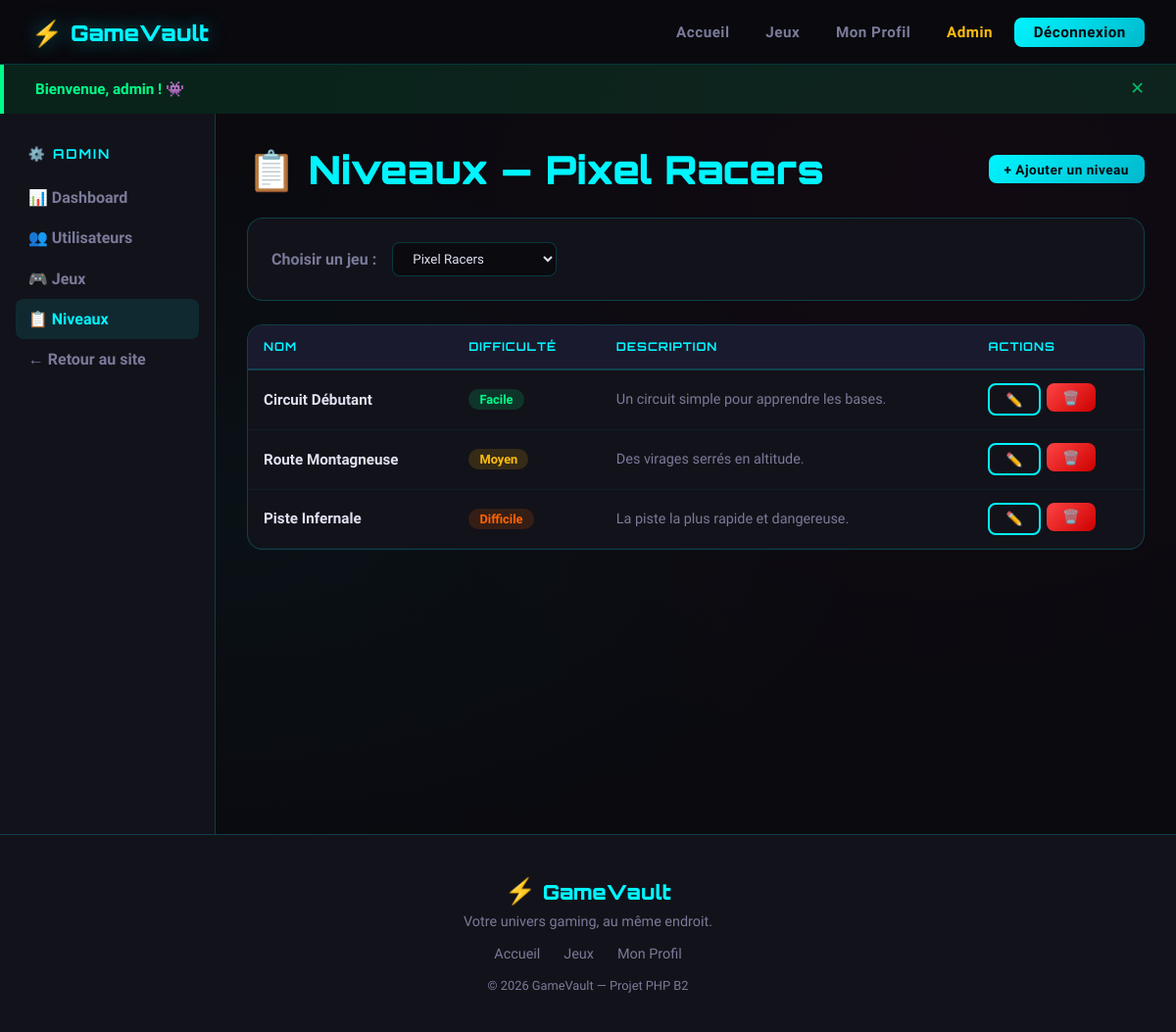
The app's page /admin/levels.php?game_id=2 (signed in) with its own data.
### tables this page shows
CREATE TABLE IF NOT EXISTS games (
    id INT AUTO_INCREMENT PRIMARY KEY,
    name VARCHAR(100) NOT NULL,
    type VARCHAR(50) NOT NULL,
    description TEXT,
    image VARCHAR(255) DEFAULT NULL,
    release_year INT,
    developer VARCHAR(100),
    created_at DATETIME DEFAULT CURRENT_TIMESTAMP
);

CREATE TABLE IF NOT EXISTS levels (
    id INT AUTO_INCREMENT PRIMARY KEY,
    game_id INT NOT NULL,
    name VARCHAR(100) NOT NULL,
    difficulty ENUM('Facile', 'Moyen', 'Difficile', 'Expert') DEFAULT 'Moyen',
    description TEXT,
    FOREIGN KEY (game_id) REFERENCES games(id) ON DELETE CASCADE
);

### includes/config.php (called while the page is built, shortened)
<?php
function e(string $str): string {
    return htmlspecialchars($str, ENT_QUOTES, 'UTF-8');
}

### admin/levels.php (the view, shortened to what this page needs)
<?php
require_once __DIR__ . '/../includes/config.php';
$db = getDB();
$gameId = (int)($_GET['game_id'] ?? 0);
$game = null;
if ($gameId) {
    $stmt = $db->prepare("SELECT * FROM games WHERE id = ?");
    $stmt->execute([$gameId]);
    $game = $stmt->fetch();
}
$allGames = $db->query("SELECT id, name FROM games ORDER BY name")->fetchAll();
$levels = [];
if ($gameId) {
    $stmt = $db->prepare("SELECT * FROM levels WHERE game_id = ? ORDER BY FIELD(difficulty,'Facile','Moyen','Difficile','Expert')");
    $stmt->execute([$gameId]);
    $levels = $stmt->fetchAll();
}
include '../includes/header.php';
?>
<div class="admin-layout">
    <?php include 'sidebar.php'; ?>
    <div class="admin-content">
        <div class="flex-between mb-3">
            <h1 style="font-family:'Orbitron',monospace;color:var(--primary)">
                📋 Niveaux <?= $game ? '— ' . e($game['name']) : '' ?>
            </h1>
            <?php if ($gameId): ?>
            <a href="?action=add&game_id=<?= $gameId ?>" class="btn btn-primary btn-sm">+ Ajouter un niveau</a>
            <?php endif; ?>
        </div>
        <div class="card" style="margin-bottom:1.5rem;display:flex;align-items:center;gap:1rem;flex-wrap:wrap">
            <label style="color:var(--text-muted);font-weight:600">Choisir un jeu :</label>
            <select onchange="location.href='?game_id='+this.value"
                    style="background:var(--bg-dark);border:1px solid var(--border);color:var(--text);padding:0.5rem 1rem;border-radius:8px;font-family:'Rajdhani',sans-serif">
                <?php foreach ($allGames as $g): ?>
                    <option value="<?= $g['id'] ?>" <?= $gameId === (int)$g['id'] ? 'selected' : '' ?>><?= e($g['name']) ?></option>
                <?php endforeach; ?>
            </select>
        </div>
        <?php if ($gameId && !empty($levels)): ?>
        <div class="card" style="padding:0;overflow:hidden">
            <table>
                <thead><tr><th>Nom</th><th>Difficulté</th><th>Description</th><th>Actions</th></tr></thead>
                <tbody>
                <?php foreach ($levels as $lvl): ?>
                <tr>
                    <td><strong><?= e($lvl['name']) ?></strong></td>
                    <td><span class="difficulty diff-<?= e($lvl['difficulty']) ?>"><?= e($lvl['difficulty']) ?></span></td>
                    <td style="color:var(--text-muted);font-size:0.9rem"><?= e($lvl['description']) ?></td>
                    <td>
                        <div style="display:flex;gap:0.4rem">
                            <a href="?action=edit&id=<?= $lvl['id'] ?>&game_id=<?= $gameId ?>" class="btn btn-sm btn-secondary">✏️</a>
                            <form method="POST" style="display:inline">
                                <button type="submit" class="btn btn-sm btn-danger"
                                        data-confirm="Supprimer ce niveau ?">🗑️</button>
                            </form>
                        </div>
                    </td>
                </tr>
                <?php endforeach; ?>
                </tbody>
            </table>
        </div>
        <?php elseif ($gameId): ?>
            <div class="card text-center" style="color:var(--text-muted)">Aucun niveau pour ce jeu.</div>
        <?php endif; ?>
    </div>
</div>
<?php include '../includes/footer.php'; ?>

### css/style.css (style rules this page uses)
:root { --primary: #00f5ff; --primary-dark: #00b8cc; --secondary: #ff006e; --accent: #ffbe0b; --bg-dark: #0a0a0f; --bg-card: #12121a; --bg-card2: #1a1a2e; --border: rgba(0, 245, 255, 0.2); --text: #e0e0f0; --text-muted: #7a7a9a; --success: #00ff88; --warning: #ffbe0b; --error: #ff4444; --glow: 0 0 20px rgba(0, 245, 255, 0.4); --glow-red: 0 0 20px rgba(255, 0, 110, 0.4); --radius: 8px; --radius-lg: 16px; --transition: all 0.3s ease; }
* { margin: 0; padding: 0; box-sizing: border-box; }
body { font-family: 'Rajdhani', 'Segoe UI', sans-serif; background-color: var(--bg-dark); color: var(--text); min-height: 100vh; display: flex; flex-direction: column; background-image: radial-gradient(ellipse at 20% 50%, rgba(0, 245, 255, 0.03) 0%, transparent 50%), radial-gradient(ellipse at 80% 20%, rgba(255, 0, 110, 0.03) 0%, transparent 50%); }
h1, h2, h3, .logo-text { font-family: 'Orbitron', monospace; }
h1 { font-size: 2.5rem; font-weight: 900; }
a { color: var(--primary); text-decoration: none; transition: var(--transition); }
.btn { display: inline-flex; align-items: center; gap: 0.5rem; padding: 0.75rem 1.8rem; border-radius: var(--radius); font-weight: 700; font-size: 1rem; cursor: pointer; border: none; transition: var(--transition); text-decoration: none; letter-spacing: 0.5px; font-family: 'Rajdhani', sans-serif; }
.btn-primary { background: linear-gradient(135deg, var(--primary), var(--primary-dark)); color: var(--bg-dark); }
.btn-secondary { background: transparent; color: var(--primary); border: 2px solid var(--primary); }
.btn-danger { background: linear-gradient(135deg, #ff4444, #cc0000); color: white; }
.btn-sm { padding: 0.4rem 1rem; font-size: 0.85rem; }
.card { background: var(--bg-card); border: 1px solid var(--border); border-radius: var(--radius-lg); padding: 1.5rem; transition: var(--transition); }
.admin-layout { display: grid; grid-template-columns: 220px 1fr; min-height: calc(100vh - 65px); }
.admin-content { padding: 2rem; }
table { width: 100%; border-collapse: collapse; font-size: 0.95rem; }
thead th { background: var(--bg-card2); color: var(--primary); font-family: 'Orbitron', monospace; font-size: 0.75rem; letter-spacing: 1px; text-transform: uppercase; padding: 0.9rem 1rem; text-align: left; border-bottom: 2px solid var(--border); }
tbody td { padding: 0.85rem 1rem; border-bottom: 1px solid rgba(0, 245, 255, 0.06); color: var(--text); }
.difficulty { display: inline-block; padding: 0.2rem 0.7rem; border-radius: 50px; font-size: 0.8rem; font-weight: 700; }
.diff-Facile { background: rgba(0,255,136,0.15); color: var(--success); }
.diff-Moyen { background: rgba(255,190,11,0.15); color: var(--warning); }
.diff-Difficile { background: rgba(255,100,0,0.15); color: #ff6400; }
.mb-3 { margin-bottom: 1.5rem; }
.flex-between { display: flex; justify-content: space-between; align-items: center; }

### records on screen
games: name "Pixel Racers"
levels: name "Circuit Débutant", difficulty "Facile", description "Un circuit simple pour apprendre les bases."
levels: name "Route Montagneuse", difficulty "Moyen", description "Des virages serrés en altitude."
levels: name "Piste Infernale", difficulty "Difficile", description "La piste la plus rapide et dangereuse."

### other values on screen
SITE_NAME "GameVault"
$flash['message'] "Bienvenue, admin ! 👾"
form field value "Pixel Racers"
